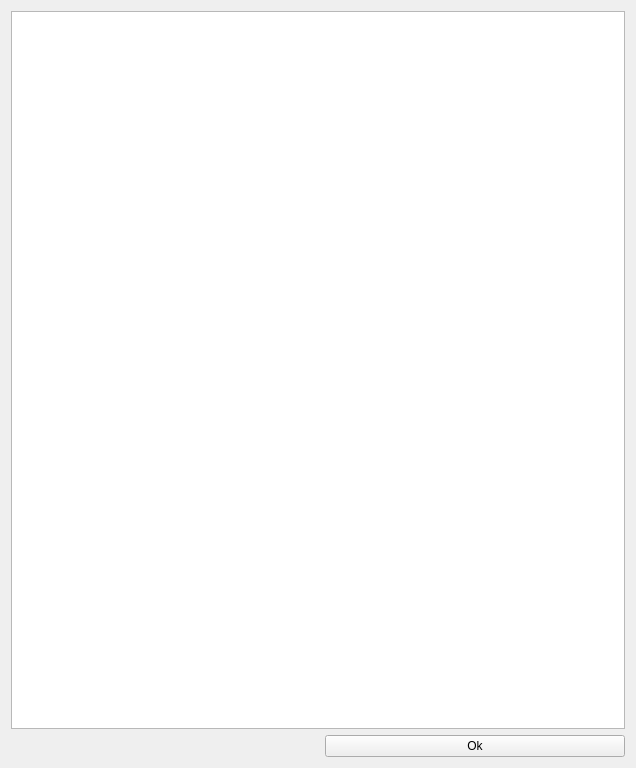
<?xml version="1.0" encoding="UTF-8"?>
<ui version="4.0">
 <class>view_exam_averages</class>
 <widget class="QWidget" name="view_exam_averages">
  <property name="geometry">
   <rect>
    <x>0</x>
    <y>0</y>
    <width>636</width>
    <height>768</height>
   </rect>
  </property>
  <property name="windowTitle">
   <string>Form</string>
  </property>
  <layout class="QGridLayout" name="gridLayout">
   <item row="0" column="0" colspan="2">
    <widget class="QListView" name="List_exam_results"/>
   </item>
   <item row="1" column="0">
    <spacer name="horizontalSpacer">
     <property name="orientation">
      <enum>Qt::Horizontal</enum>
     </property>
     <property name="sizeHint" stdset="0">
      <size>
       <width>524</width>
       <height>20</height>
      </size>
     </property>
    </spacer>
   </item>
   <item row="1" column="1">
    <widget class="QPushButton" name="pushButton">
     <property name="minimumSize">
      <size>
       <width>300</width>
       <height>0</height>
      </size>
     </property>
     <property name="text">
      <string>Ok</string>
     </property>
    </widget>
   </item>
  </layout>
 </widget>
 <resources/>
 <connections/>
</ui>
